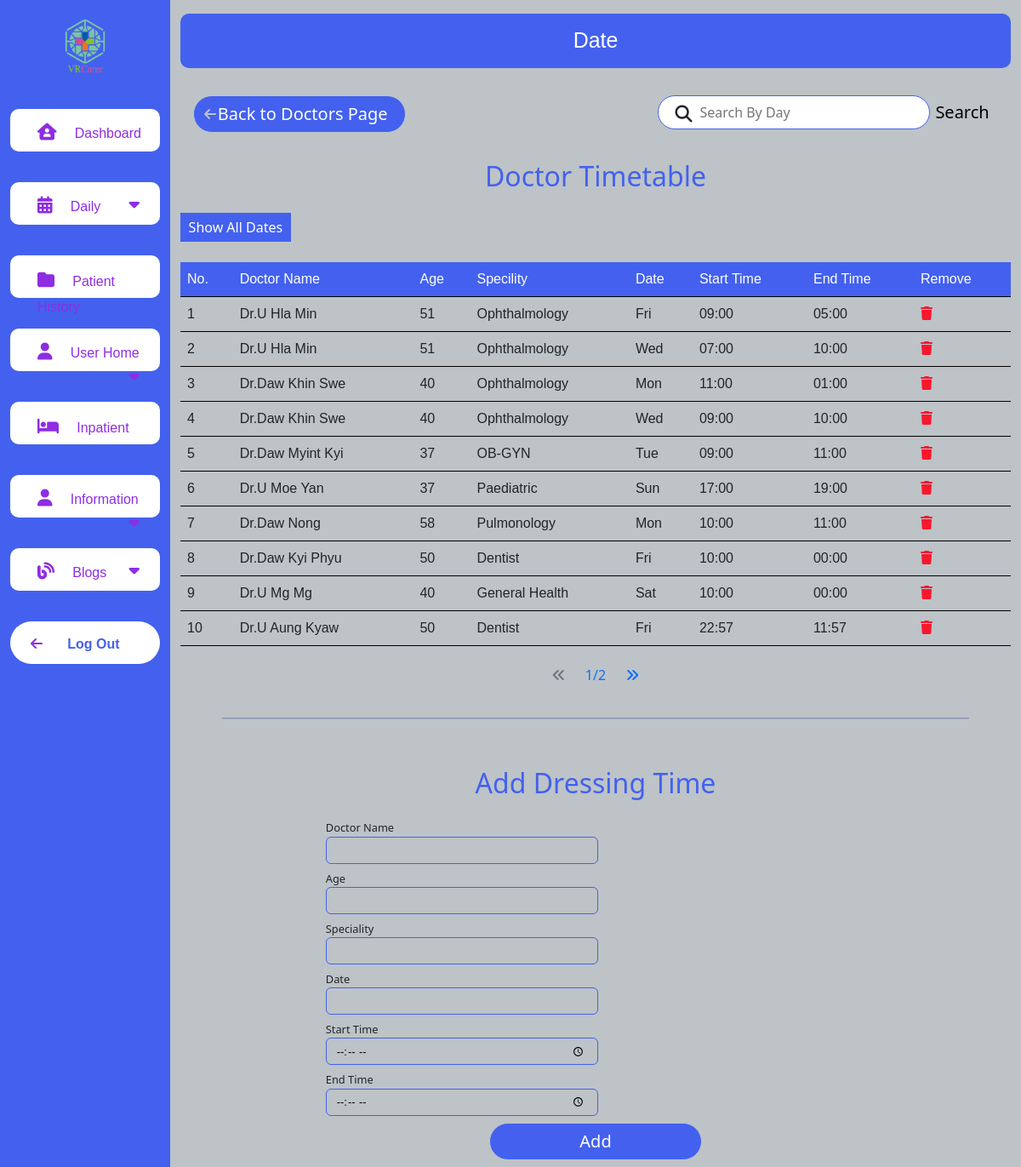
Page /vr_carer/admin/View/date.php (signed in) on the committed database.
### tables this page shows
CREATE TABLE `date` (
  `id` int(11) NOT NULL COMMENT 'date_id',
  `doctor_id` int(11) NOT NULL COMMENT 'doctor_id',
  `date` varchar(20) NOT NULL COMMENT 'YYYY/MM/DD',
  `startTime` varchar(20) NOT NULL COMMENT 'time',
  `endTime` varchar(20) NOT NULL,
  `del_flg` int(11) NOT NULL DEFAULT 0,
  `create_date` varchar(10) NOT NULL COMMENT 'YYYY/MM/DD',
  `update_date` varchar(10) DEFAULT NULL COMMENT 'YYYY/MM/DD'
);

CREATE TABLE `doctor` (
  `id` int(11) NOT NULL COMMENT 'doctor ID',
  `doctor_name` varchar(128) NOT NULL COMMENT 'doctor name',
  `speciality` varchar(128) NOT NULL COMMENT 'speciality',
  `age` int(11) NOT NULL,
  `gender` int(11) NOT NULL COMMENT 'doctor gender',
  `contact` varchar(15) NOT NULL,
  `profile_photo` varchar(256) DEFAULT NULL,
  `date_id` int(11) DEFAULT NULL,
  `del_flg` int(11) NOT NULL DEFAULT 0 COMMENT 'del_flg',
  `create_date` varchar(10) DEFAULT NULL COMMENT 'YYYY/MM/DD',
  `update_date` varchar(10) DEFAULT NULL COMMENT 'YYYY/MM/DD'
);

### vr_carer/admin/Controller/dateController.php (called while the page is built, shortened)
<?php
include "../Model/dbConnection.php";
$rowLimit = 10;
$page = (isset($_GET["page"])) ? $_GET["page"] : 1;
$startPage = ($page - 1) * $rowLimit;
$sql = $pdo->prepare(
    "   SELECT date.id,doctor_name,age,speciality,date,startTime,endTime
        FROM doctor
        LEFT JOIN date
        ON doctor.id = date.doctor_id WHERE date.startTime != 'NULL' AND date.del_flg = 0  LIMIT  $startPage,$rowLimit ;
    "
);
$sql->execute();
$dateInfo = $sql->fetchAll(PDO::FETCH_ASSOC);

### vr_carer/admin/View/date.php (the view, shortened to what this page needs)
<?php
include "../Controller/dateController.php";
?>
<!DOCTYPE html>
<html lang="en">
<head>
    <link rel="stylesheet" href="./resources/css/date.css">
    <link rel="stylesheet" href="./resources/css/root.css?v=" <?= time() ?> />
    <link href="https://cdn.jsdelivr.net/npm/bootstrap@5.2.2/dist/css/bootstrap.min.css" rel="stylesheet" />
</head>
<body>
    <div class="container-fluid">
        <div class="row flex-nowrap">
            <?php
            include("./common/nav.php")
            ?>
            <div class="data_box col-sm-9 col-md-8 col-xl-10 mt-3">
                <div class="header_wrapper bg_header ">
                    <div class="header_box">
                        <span class="navbar-brand ttl_admin" href="#">Date</span>
                    </div>
                </div>
                <div class="sec_input mb-2">
                    <a href="./doctor.php" class="common_btn add_btn back_btn">Back to Doctors Page
                        <i class="fa-solid fa-arrow-left arrow_left"></i>
                    </a>
                    <div class="searchbox search">
                        <input type="text" class="search_input  ps-5" id="searchDay" placeholder="Search By Day" name="searchDay"/>
                        <i class="fa-solid fa-magnifying-glass search_icon text_white"></i>
                        <button id="search" class="search_text">Search</button>
                    </div>
                </div>
                <section class="timetable">
                    <div class="input_set">
                        <h2 class="input_set_header my-4">Doctor Timetable</h2>
                    </div>
                    <button id="allDate" class="mb-4"> Show All Dates</button>
                    <table class="table">
                        <thead class="table_bgcolor" id="table_header">
                            <tr>
                                <td>No.</td>
                                <td>Doctor Name</td>
                                <td>Age</td>
                                <td>Specility</td>
                                <td>Date</td>
                                <td>Start Time</td>
                                <td>End Time</td>
                                <td>Remove</td>
                            </tr>
                        </thead>
                        <tbody>
                        <tbody id="dayTable">
                            <?php $number = ($page * $rowLimit) - ($rowLimit - 1) ?>
                            <?php foreach ($dateInfo as $date) { ?>
                                <tr class="row_bdr">
                                    <td><?= $number++ ?></td>
                                    <td><?php echo $date["doctor_name"] ?></td>
                                    <td><?php echo $date["age"] ?></td>
                                    <td><?php echo $date["speciality"] ?></td>
                                    <td><?php echo $date["date"] ?></td>
                                    <td><?php echo $date["startTime"] ?></td>
                                    <td><?php echo $date["endTime"] ?></td>
                                    <td>
                                    <a href="../Controller/dateController.php?del_id=<?=$date["id"]?>" class="trash "><i class="fa-solid fa-trash"></i></a>
                                    </td>
                                </tr>
                            <?php } ?>
                        </tbody>
                    </table>
                    <?php
                    include "./common/pagination.php";
                    ?>
                    <hr />
                </section>
                <section class="dressing_time">
                    <form action="../Controller/addDateController.php" method="post" >
                        <div class="input_set">
                            <h2 class="input_set_header my-4">Add Dressing Time</h2>
                            <div class="input_one mb-2">
                                <span class="input_set_text">Doctor Name</span>
                                <input type="text" class="common_input form-control" value="<?php
                                if (isset($_SESSION["doctorInfo"])) {
                                    echo $doctorInfo[0]["doctor_name"] ;
                                }
                                ?>" />
                            </div>
                            <div class="input_one mb-2">
                                <span class="input_set_text">Age</span>
                                <input type="text" class="common_input form-control " value="<?php
                                if (isset($_SESSION["doctorInfo"])) {
                                    echo $doctorInfo[0]["age"]  ;
                                }
                                ?>" />
                            </div>
                            <div class="input_one mb-2">
                                <span class="input_set_text">Speciality</span>
                                <input type="text" class="common_input form-control " value="<?php
                                if (isset($_SESSION["doctorInfo"])) {
                                    echo $doctorInfo[0]["speciality"] ;
                                }
                                ?>" />
                            </div>
                            <div class="input_one mb-2">
                                <span class="input_set_text">Date</span>
                                <input type="text" class="common_input form-control" name="date" />
                            </div>
                            <div class="input_one mb-2">
                                <span class="input_set_text">Start Time</span>
                                <input type="time" class="common_input form-control " name="startTime" />
                            </div>
                            <div class="input_one mb-2">
                                <span class="input_set_text">End Time</span>
                                <input type="time" class="common_input form-control " name="endTime" />
                            </div>
                            <div class=" mb-2  ">
                                <button type="submit" class="common_btn add_btn" name="dateadd"> Add </button>
                            </div>
                        </div>
                </section>
            </div>
        </div>
    </div>
</body>
</html>

### vr_carer/admin/View/resources/css/date.css (style rules this page uses)
#table_header > tr > td { color: white; font-size: var(--extra_extra_small); }
#allDate { background-color: var(--secondary_color); color: white; border: none; padding: 0.3em 0.6em; }
#search { background-color: var(--second_colors); border: none; border-radius: 50px; color: var(--first_color); }

### vr_carer/admin/View/resources/css/root.css (style rules this page uses)
:root { --primary_color: #bdc3c7; --secondary_color: #4361ee; --tertiary_color: #000000; }
:root { --first_color: #000000; --second_color: #ffffff; --third_color: #4361ee; --fourth_color: #ffc652; --fifth_color: #f8172d; --sixth_color: #8E2DE2 !important; }
:root { --primary_font: "Mulish", sans-serif; --secondary_font: "Archivo Narrow", sans-serif; }
:root { --extra_large: 5em; --large: 2.5em; --medium: 1.87em; --small: 1.56em; --extra_small: 1.25em; --extra_extra_small: 0.8em; }
body { background-color: var(--primary_color) !important; }
.trash { color: var(--fifth_color); }
.bg_header { background-color: var(--secondary_color) !important; border-radius: 10px !important; }
.header_wrapper { height: 4em; display: flex; justify-content: center; align-items: center; }
.ttl_admin { color: var(--second_color) !important; font-family: var(--primary_font) !important; font-size: var(--small) !important; }
.common_btn { position: relative; display: inline-block; width: 12.5em; padding: 0.3em 1em; border: 1px solid transparent; font-size: var(--extra_small); text-decoration: none; text-align: center; border-radius: 50px; font-weight: 400; }
.add_btn { border: 1px solid var(--primary_color); background-color: var(--secondary_color); color: var(--second_color); }
.back_btn { text-align: right; }
.arrow_left { position: absolute; color: var(--primary_color) !important; left: 5%; top: 30%; font-size: var(--extra_extra_small); }
.common_input { width: 25em !important; height: 2.5em !important; border: 1px solid var(--secondary_color) !important; background-color: var(--primary_color) !important; color: var(--first_color) !important; font-family: var(--primary_font) !important; font-size: var(--extra_small) !important; font-weight: 400 !important; }
.common_input::placeholder { color: var(--first_color); font-family: var(--primary_font); font-size: var(--extra_extra_small); }
.searchbox { position: relative; width: 25em; height: 2.5em; border-radius: 5em; }
.search_input { position: absolute; top: 0; left: 0; width: 20em; height: 2.5em; border: 1px solid var(--secondary_color); border-radius: 5em; }
.search_icon { position: absolute; top: 30%; left: 1em; font-size: var(--extra_small); }
.search_text { position:absolute; top: 10%; left: 20rem; font-size: var(--extra_small); }
.search { margin-left: auto; }
.table { font-family: var(--primary_font); font-size: var(--extra_small); }
.table_bgcolor { background-color: var(--secondary_color); border-bottom: 1px solid var(--first_color); }
tbody .row_bdr { font-size: var(--extra_extra_small); border-bottom: 1px solid var(--first_color) !important; }
.sec_input { display: flex; justify-content: space-between; margin: 2em 1.5%; }
.input_set_text { font-size: var(--extra_small); }
.input_set { display: flex; flex-direction: column; justify-content: center; align-items: center; width: 100%; }
.input_one { display: flex !important; justify-content: space-between !important; width: 65%; }
.input_set_header { color: var(--secondary_color); }
@media only screen and (max-width: 1200px) { .common_input { width: 100%; height: 2em; font-weight: 300; font-size: var(--extra_extra_small) !important; } }
@media only screen and (max-width: 1200px) { .input_set_text { font-size: var(--extra_extra_small); } }
@media only screen and (max-width: 1200px) { .input_set { display: flex; flex-direction: column; justify-content: center; align-items: center; } }
@media only screen and (max-width: 1200px) { .input_one { display: flex; flex-direction: column; } }
hr { width: 90%; height: 0.125em; margin: 2em auto !important; border: 0px; background-color: var(--third_color); }
#table_header > tr > td { color: white; font-size: var(--extra_extra_small); }

### rows in the picture
date: doctor.doctor_name "Dr.U Hla Min", doctor.age "51", doctor.speciality "Ophthalmology", date "Fri", startTime "09:00", endTime "05:00"
date: doctor.doctor_name "Dr.U Hla Min", doctor.age "51", doctor.speciality "Ophthalmology", date "Wed", startTime "07:00", endTime "10:00"
date: doctor.doctor_name "Dr.Daw Khin Swe", doctor.age "40", doctor.speciality "Ophthalmology", date "Mon", startTime "11:00", endTime "01:00"
date: doctor.doctor_name "Dr.Daw Khin Swe", doctor.age "40", doctor.speciality "Ophthalmology", date "Wed", startTime "09:00", endTime "10:00"
date: doctor.doctor_name "Dr.Daw Myint Kyi", doctor.age "37", doctor.speciality "OB-GYN", date "Tue", startTime "09:00", endTime "11:00"
date: doctor.doctor_name "Dr.U Moe Yan", doctor.age "37", doctor.speciality "Paediatric", date "Sun", startTime "17:00", endTime "19:00"
date: doctor.doctor_name "Dr.Daw Nong", doctor.age "58", doctor.speciality "Pulmonology", date "Mon", startTime "10:00", endTime "11:00"
date: doctor.doctor_name "Dr.Daw Kyi Phyu", doctor.age "50", doctor.speciality "Dentist", date "Fri", startTime "10:00", endTime "00:00"
date: doctor.doctor_name "Dr.U Mg Mg", doctor.age "40", doctor.speciality "General Health", date "Sat", startTime "10:00", endTime "00:00"
date: doctor.doctor_name "Dr.U Aung Kyaw", doctor.age "50", doctor.speciality "Dentist", date "Fri", startTime "22:57", endTime "11:57"

### other values in the picture
$page "1"
$totalPages "2"
